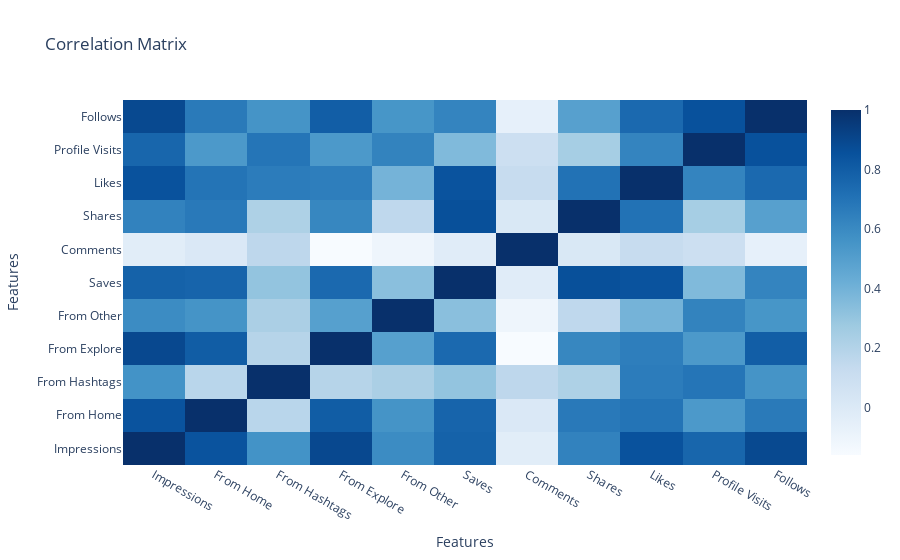

Notebook code cell kept with this figure:
### Code cell
correlation_matrix = df.corr()
fig = go.Figure(data=go.Heatmap(
    z=correlation_matrix.values,
    x=correlation_matrix.columns,
    y=correlation_matrix.index,
    colorscale='Blues'))

fig.update_layout(
    title='Correlation Matrix',
    xaxis_title='Features',
    yaxis_title='Features')

pio.show(fig)

### Figure 1 — Plotly figure (JSON) as saved in the notebook; plotly's stock layout.template omitted (floating-point values rounded to 4 significant figures)
{"data": [{"colorscale": [[0, "rgb(247,251,255)"], [0.125, "rgb(222,235,247)"], [0.25, "rgb(198,219,239)"], [0.375, "rgb(158,202,225)"], [0.5, "rgb(107,174,214)"], [0.625, "rgb(66,146,198)"], [0.75, "rgb(33,113,181)"], [0.875, "rgb(8,81,156)"], [1, "rgb(8,48,107)"]], "type": "heatmap", "x": ["Impressions", "From Home", "From Hashtags", "From Explore", "From Other", "Saves", "Comments", "Shares", "Likes", "Profile Visits", "Follows"], "y": ["Impressions", "From Home", "From Hashtags", "From Explore", "From Other", "Saves", "Comments", "Shares", "Likes", "Profile Visits", "Follows"], "z": [[1, 0.8447, 0.5608, 0.8936, 0.593, 0.7792, -0.02852, 0.6347, 0.8498, 0.761, 0.8894], [0.8447, 1, 0.1775, 0.8006, 0.5557, 0.7688, 0.01272, 0.675, 0.6983, 0.5311, 0.6727], [0.5608, 0.1775, 1, 0.1905, 0.2296, 0.3059, 0.1614, 0.2195, 0.6621, 0.6913, 0.5555], [0.8936, 0.8006, 0.1905, 1, 0.4957, 0.7478, -0.1586, 0.6157, 0.6537, 0.5319, 0.796], [0.593, 0.5557, 0.2296, 0.4957, 1, 0.3319, -0.1087, 0.1568, 0.3935, 0.6331, 0.5467], [0.7792, 0.7688, 0.3059, 0.7478, 0.3319, 1, -0.02691, 0.8603, 0.8456, 0.3606, 0.6285], [-0.02852, 0.01272, 0.1614, -0.1586, -0.1087, -0.02691, 1, 0.01693, 0.1236, 0.09671, -0.06063], [0.6347, 0.675, 0.2195, 0.6157, 0.1568, 0.8603, 0.01693, 1, 0.7078, 0.2454, 0.4931], [0.8498, 0.6983, 0.6621, 0.6537, 0.3935, 0.8456, 0.1236, 0.7078, 1, 0.6261, 0.7463], [0.761, 0.5311, 0.6913, 0.5319, 0.6331, 0.3606, 0.09671, 0.2454, 0.6261, 1, 0.8532], [0.8894, 0.6727, 0.5555, 0.796, 0.5467, 0.6285, -0.06063, 0.4931, 0.7463, 0.8532, 1]]}], "layout": {"title": {"text": "Correlation Matrix"}, "xaxis": {"title": {"text": "Features"}}, "yaxis": {"title": {"text": "Features"}}}}
